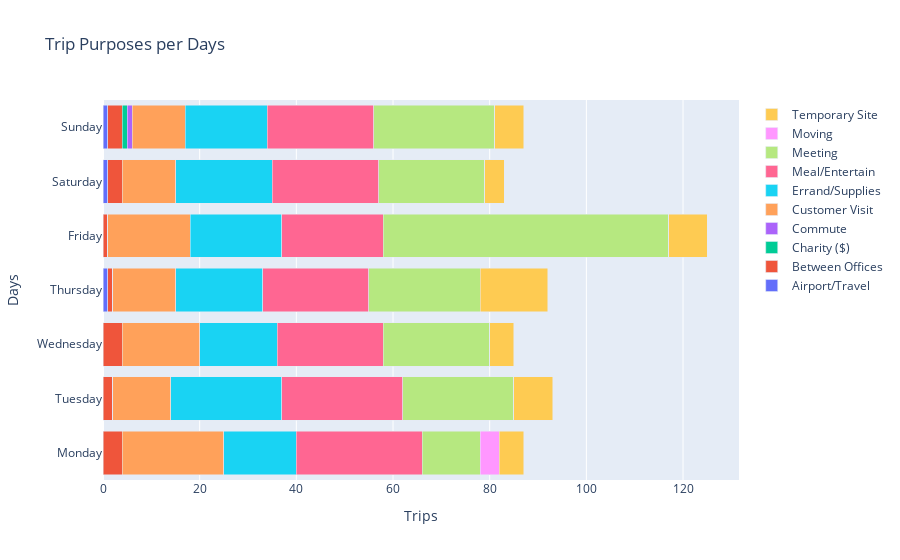

The code cell stored with this chart in its notebook:
### Code cell
fig = go.Figure()

for i, col in enumerate(purpose_time.columns):  
    fig.add_trace(go.Bar(y=purpose_time.index, x=purpose_time[col], name=col, orientation='h'))

# Update layout
fig.update_layout(barmode='stack', title='Trip Purposes per Days', xaxis_title='Trips', yaxis_title='Days')

# Tampilkan plot
fig.show()

### Figure 1 — Plotly figure (JSON) as saved in the notebook; plotly's stock layout.template omitted (floating-point values rounded to 4 significant figures)
{"data": [{"name": "Airport/Travel", "orientation": "h", "type": "bar", "x": [0, 0, 0, 1, 0, 1, 1], "y": ["Monday", "Tuesday", "Wednesday", "Thursday", "Friday", "Saturday", "Sunday"]}, {"name": "Between Offices", "orientation": "h", "type": "bar", "x": [4, 2, 4, 1, 1, 3, 3], "y": ["Monday", "Tuesday", "Wednesday", "Thursday", "Friday", "Saturday", "Sunday"]}, {"name": "Charity ($)", "orientation": "h", "type": "bar", "x": [0, 0, 0, 0, 0, 0, 1], "y": ["Monday", "Tuesday", "Wednesday", "Thursday", "Friday", "Saturday", "Sunday"]}, {"name": "Commute", "orientation": "h", "type": "bar", "x": [0, 0, 0, 0, 0, 0, 1], "y": ["Monday", "Tuesday", "Wednesday", "Thursday", "Friday", "Saturday", "Sunday"]}, {"name": "Customer Visit", "orientation": "h", "type": "bar", "x": [21, 12, 16, 13, 17, 11, 11], "y": ["Monday", "Tuesday", "Wednesday", "Thursday", "Friday", "Saturday", "Sunday"]}, {"name": "Errand/Supplies", "orientation": "h", "type": "bar", "x": [15, 23, 16, 18, 19, 20, 17], "y": ["Monday", "Tuesday", "Wednesday", "Thursday", "Friday", "Saturday", "Sunday"]}, {"name": "Meal/Entertain", "orientation": "h", "type": "bar", "x": [26, 25, 22, 22, 21, 22, 22], "y": ["Monday", "Tuesday", "Wednesday", "Thursday", "Friday", "Saturday", "Sunday"]}, {"name": "Meeting", "orientation": "h", "type": "bar", "x": [12, 23, 22, 23, 59, 22, 25], "y": ["Monday", "Tuesday", "Wednesday", "Thursday", "Friday", "Saturday", "Sunday"]}, {"name": "Moving", "orientation": "h", "type": "bar", "x": [4, 0, 0, 0, 0, 0, 0], "y": ["Monday", "Tuesday", "Wednesday", "Thursday", "Friday", "Saturday", "Sunday"]}, {"name": "Temporary Site", "orientation": "h", "type": "bar", "x": [5, 8, 5, 14, 8, 4, 6], "y": ["Monday", "Tuesday", "Wednesday", "Thursday", "Friday", "Saturday", "Sunday"]}], "layout": {"barmode": "stack", "title": {"text": "Trip Purposes per Days"}, "xaxis": {"title": {"text": "Trips"}}, "yaxis": {"title": {"text": "Days"}}}}
